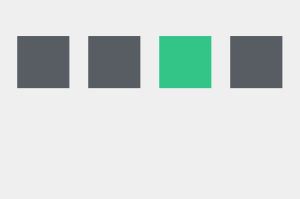
      <widget class="QWidget" name="tab">
       <attribute name="title">
        <string>Map</string>
       </attribute>
       <layout class="QGridLayout" name="gridLayout_9">
        <item row="0" column="0" rowspan="7">
         <layout class="QGridLayout" name="rviz_layout"/>
        </item>
        <item row="1" column="1">
         <layout class="QHBoxLayout" name="horizontalLayout_7">
          <property name="sizeConstraint">
           <enum>QLayout::SetFixedSize</enum>
          </property>
          <item>
           <widget class="QLabel" name="label_37">
            <property name="sizePolicy">
             <sizepolicy hsizetype="Preferred" vsizetype="Preferred">
              <horstretch>0</horstretch>
              <verstretch>0</verstretch>
             </sizepolicy>
            </property>
            <property name="minimumSize">
             <size>
              <width>65</width>
              <height>65</height>
             </size>
            </property>
            <property name="maximumSize">
             <size>
              <width>65</width>
              <height>65</height>
             </size>
            </property>
            <property name="font">
             <font>
              <pointsize>40</pointsize>
              <weight>75</weight>
              <bold>true</bold>
             </font>
            </property>
            <property name="styleSheet">
             <string notr="true">color: rgb(88, 93, 99);</string>
            </property>
            <property name="text">
             <string>⬛️</string>
            </property>
            <property name="alignment">
             <set>Qt::AlignCenter</set>
            </property>
           </widget>
          </item>
          <item>
           <widget class="QLabel" name="label_39">
            <property name="sizePolicy">
             <sizepolicy hsizetype="Preferred" vsizetype="Preferred">
              <horstretch>0</horstretch>
              <verstretch>0</verstretch>
             </sizepolicy>
            </property>
            <property name="minimumSize">
             <size>
              <width>65</width>
              <height>65</height>
             </size>
            </property>
            <property name="maximumSize">
             <size>
              <width>65</width>
              <height>65</height>
             </size>
            </property>
            <property name="font">
             <font>
              <pointsize>40</pointsize>
              <weight>75</weight>
              <bold>true</bold>
             </font>
            </property>
            <property name="styleSheet">
             <string notr="true">color: rgb(88, 93, 99);</string>
            </property>
            <property name="text">
             <string>⬛️</string>
            </property>
            <property name="alignment">
             <set>Qt::AlignCenter</set>
            </property>
           </widget>
          </item>
          <item>
           <widget class="QLabel" name="label_40">
            <property name="sizePolicy">
             <sizepolicy hsizetype="Preferred" vsizetype="Preferred">
              <horstretch>0</horstretch>
              <verstretch>0</verstretch>
             </sizepolicy>
            </property>
            <property name="minimumSize">
             <size>
              <width>65</width>
              <height>65</height>
             </size>
            </property>
            <property name="maximumSize">
             <size>
              <width>65</width>
              <height>65</height>
             </size>
            </property>
            <property name="font">
             <font>
              <pointsize>40</pointsize>
              <weight>75</weight>
              <bold>true</bold>
             </font>
            </property>
            <property name="styleSheet">
             <string notr="true">color: rgb(51,196,136);</string>
            </property>
            <property name="text">
             <string>⬛️</string>
            </property>
            <property name="alignment">
             <set>Qt::AlignCenter</set>
            </property>
           </widget>
          </item>
          <item>
           <widget class="QLabel" name="label_42">
            <property name="sizePolicy">
             <sizepolicy hsizetype="Preferred" vsizetype="Preferred">
              <horstretch>0</horstretch>
              <verstretch>0</verstretch>
             </sizepolicy>
            </property>
            <property name="minimumSize">
             <size>
              <width>65</width>
              <height>65</height>
             </size>
            </property>
            <property name="maximumSize">
             <size>
              <width>65</width>
              <height>65</height>
             </size>
            </property>
            <property name="font">
             <font>
              <pointsize>40</pointsize>
              <weight>75</weight>
              <bold>true</bold>
             </font>
            </property>
            <property name="styleSheet">
             <string notr="true">color: rgb(88, 93, 99);</string>
            </property>
            <property name="text">
             <string>⬛️</string>
            </property>
            <property name="alignment">
             <set>Qt::AlignCenter</set>
            </property>
           </widget>
          </item>
         </layout>
        </item>
        <item row="2" column="1">
         <spacer name="verticalSpacer_24">
          <property name="orientation">
           <enum>Qt::Vertical</enum>
          </property>
          <property name="sizeType">
           <enum>QSizePolicy::Expanding</enum>
          </property>
          <property name="sizeHint" stdset="0">
           <size>
            <width>20</width>
            <height>30</height>
           </size>
          </property>
         </spacer>
        </item>
        <item row="6" column="1">
         <spacer name="verticalSpacer_26">
          <property name="orientation">
           <enum>Qt::Vertical</enum>
          </property>
          <property name="sizeHint" stdset="0">
           <size>
            <width>20</width>
            <height>40</height>
           </size>
          </property>
         </spacer>
        </item>
        <item row="0" column="1">
         <spacer name="verticalSpacer_25">
          <property name="orientation">
           <enum>Qt::Vertical</enum>
          </property>
          <property name="sizeType">
           <enum>QSizePolicy::Fixed</enum>
          </property>
          <property name="sizeHint" stdset="0">
           <size>
            <width>20</width>
            <height>10</height>
           </size>
          </property>
         </spacer>
        </item>
        <item row="4" column="1">
         <layout class="QGridLayout" name="graph_layout"/>
        </item>
        <item row="3" column="1">
         <widget class="QLabel" name="distance_label_s">
          <property name="text">
           <string/>
          </property>
          <property name="pixmap">
           <pixmap>../icon/5s.png</pixmap>
          </property>
          <property name="alignment">
           <set>Qt::AlignCenter</set>
          </property>
         </widget>
        </item>
       </layout>
      </widget>
